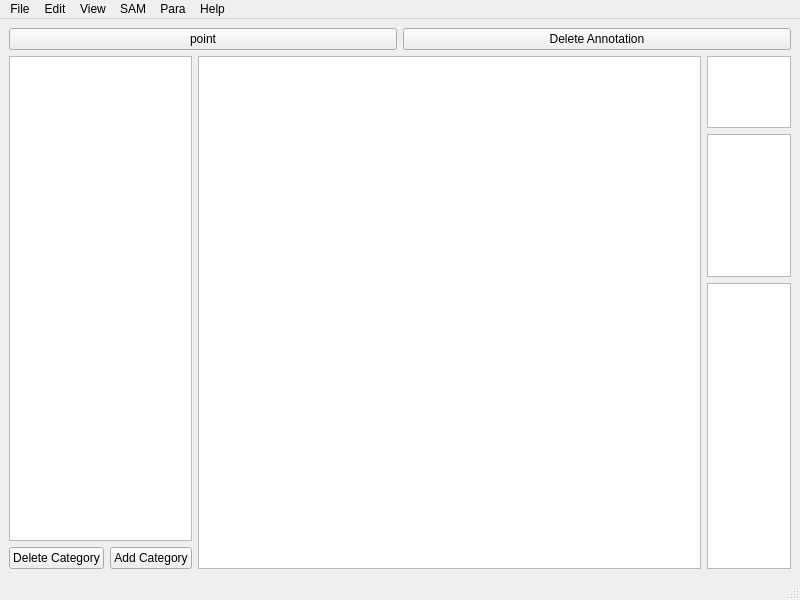
<?xml version="1.0" encoding="UTF-8"?>
<ui version="4.0">
 <class>MainWindow</class>
 <widget class="QMainWindow" name="MainWindow">
  <property name="geometry">
   <rect>
    <x>0</x>
    <y>0</y>
    <width>800</width>
    <height>600</height>
   </rect>
  </property>
  <property name="windowTitle">
   <string>SAM_Annotation</string>
  </property>
  <widget class="QWidget" name="centralwidget">
   <layout class="QHBoxLayout" name="horizontalLayout_4">
    <item>
     <layout class="QVBoxLayout" name="verticalLayout_3">
      <item>
       <layout class="QHBoxLayout" name="horizontalLayout_3">
        <item>
         <widget class="QPushButton" name="pointButton">
          <property name="text">
           <string>point</string>
          </property>
         </widget>
        </item>
        <item>
         <widget class="QPushButton" name="deleteButton2">
          <property name="text">
           <string>Delete Annotation</string>
          </property>
         </widget>
        </item>
       </layout>
      </item>
      <item>
       <layout class="QHBoxLayout" name="horizontalLayout_2" stretch="1,6,1">
        <item>
         <layout class="QVBoxLayout" name="verticalLayout" stretch="0,0">
          <item>
           <widget class="QListWidget" name="listWidget">
            <property name="sizePolicy">
             <sizepolicy hsizetype="Expanding" vsizetype="Expanding">
              <horstretch>0</horstretch>
              <verstretch>0</verstretch>
             </sizepolicy>
            </property>
           </widget>
          </item>
          <item>
           <layout class="QHBoxLayout" name="horizontalLayout">
            <item>
             <widget class="QPushButton" name="deleteButton">
              <property name="text">
               <string>Delete Category</string>
              </property>
             </widget>
            </item>
            <item>
             <widget class="QPushButton" name="addButton">
              <property name="text">
               <string>Add Category</string>
              </property>
             </widget>
            </item>
           </layout>
          </item>
         </layout>
        </item>
        <item>
         <widget class="QGraphicsView" name="graphicsView">
          <property name="sizePolicy">
           <sizepolicy hsizetype="Expanding" vsizetype="Expanding">
            <horstretch>0</horstretch>
            <verstretch>0</verstretch>
           </sizepolicy>
          </property>
         </widget>
        </item>
        <item>
         <layout class="QVBoxLayout" name="verticalLayout_2" stretch="1,2,4">
          <item>
           <widget class="QTextEdit" name="textEdit"/>
          </item>
          <item>
           <widget class="QListWidget" name="listWidget2"/>
          </item>
          <item>
           <widget class="QListWidget" name="listWidget3"/>
          </item>
         </layout>
        </item>
       </layout>
      </item>
     </layout>
    </item>
   </layout>
  </widget>
  <widget class="QStatusBar" name="statusbar"/>
  <widget class="QMenuBar" name="menubar">
   <property name="geometry">
    <rect>
     <x>0</x>
     <y>0</y>
     <width>800</width>
     <height>22</height>
    </rect>
   </property>
   <widget class="QMenu" name="menu">
    <property name="title">
     <string>File</string>
    </property>
    <addaction name="openFile"/>
    <addaction name="saveFile"/>
   </widget>
   <widget class="QMenu" name="menuEdit">
    <property name="title">
     <string>Edit</string>
    </property>
   </widget>
   <widget class="QMenu" name="menuView">
    <property name="title">
     <string>View</string>
    </property>
   </widget>
   <widget class="QMenu" name="menuSAM">
    <property name="title">
     <string>SAM</string>
    </property>
   </widget>
   <widget class="QMenu" name="menuPara">
    <property name="title">
     <string>Para</string>
    </property>
   </widget>
   <widget class="QMenu" name="menuHelp">
    <property name="title">
     <string>Help</string>
    </property>
   </widget>
   <addaction name="menu"/>
   <addaction name="menuEdit"/>
   <addaction name="menuView"/>
   <addaction name="menuSAM"/>
   <addaction name="menuPara"/>
   <addaction name="menuHelp"/>
  </widget>
  <action name="openFile">
   <property name="text">
    <string>Folder</string>
   </property>
  </action>
  <action name="saveFile">
   <property name="text">
    <string>save</string>
   </property>
  </action>
 </widget>
 <resources/>
 <connections/>
</ui>
